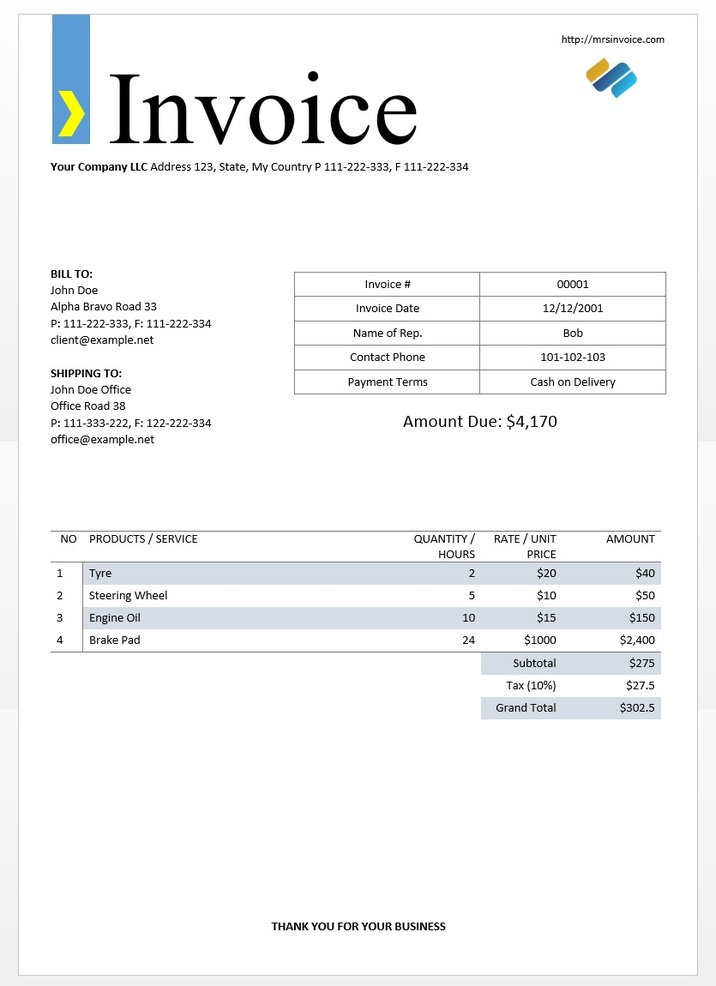
#> input picture Invoice/pic.jpg, 716 x 986 px, shrunk from 835 x 1150 before the run, found by its file name
$ python Rectangle_Grouping.py
#> lines starting #> are read from the running program, lines starting #| are printed output that depends on the picture; after the words box and inside, x2 and y2 are one past the last pixel; in counts of white or black regions, pixels touching at a corner belong together
import pandas as pd
import numpy as np
import cv2

word_infos=[]
dict={}
f = open('Input.txt','r')
#> (reads Invoice/Input.txt from the repository)
for line in f:
    dict={"boundingBox":line.strip().split('\'')[3],
            "text":line.strip().split('\'')[7]}
    word_infos.append(dict)

#Convert word_infos dictionary to Dataframe and converts boundaries to 4 individual columns x1,y1,x2,y2
df=pd.DataFrame(word_infos)
df = df.join(pd.DataFrame(df['boundingBox'].str.split(',').tolist(),columns = ['x1','y1','x2','y2']))
del df['boundingBox']
df.x1 = df.x1.astype(np.int64)
df.y1 = df.y1.astype(np.int64)
df.x2 = df.x2.astype(np.int64)
df.y2 = df.y2.astype(np.int64)


image_path=r"D:\Study\GitHub\Machine_learning\Invoice\pic.jpg"
image=cv2.imread(image_path)
#> image is the input picture: shape (986, 716, 3); mean B, G, R 246.1, 245.6, 244.9

def drawRectangle(text,x1,y1,x2,y2):
    cv2.rectangle(image,(x1,y1) , (x1+x2,y1+y2), (0,0,255),1)
    return

for i in range(0,len(word_infos)):
    drawRectangle(df['text'][i],df['x1'][i],df['y1'][i],df['x2'][i],df['y2'][i])

'''cv2.imshow('Detected',image)
cv2.waitKey(0)
cv2.destroyAllWindows() '''

keys=['LLC','BILL']
index=[]
for i in range(0,len(df)):
    for j in range(0,len(keys)):
        if(df.text[i]==keys[j]):
            if(j==len(keys)-1):
                index.append(i-1)
            else:
                index.append(i+1)
elements=[]
for i in range(0,len(index)-1):
    elements.append(df[index[i]:index[i+1]+1])

max=0
elements[0]['X']=elements[0]['x1']+elements[0]['x2']


x1=elements[0]['x1'].iloc[0]
y1=elements[0]['y1'].iloc[0]
x2=elements[0]['X'].max()
y2=elements[0]['y2'].iloc[len(elements[0])-1]+elements[0]['y1'].iloc[len(elements[0])-1]

print(x1,y1,x2,y2)

image_path=r"D:\Study\GitHub\Machine_learning\Invoice\pic.jpg"
image=cv2.imread(image_path)

cv2.rectangle(image,(x1,y1) , (x2,y2), (0,0,255),1)
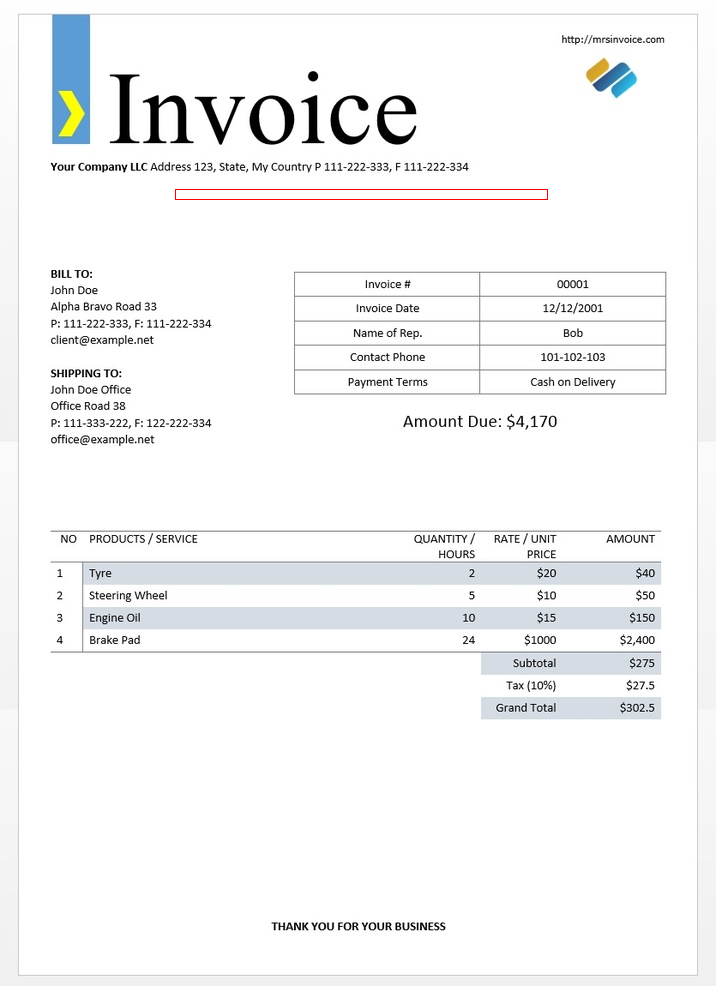
#> image: shape (986, 716, 3); 0.11% of pixels changed, all inside (x1, y1, x2, y2) = (175, 189, 548, 200)
cv2.imshow('Detected',image)
cv2.waitKey(0)
cv2.destroyAllWindows()
